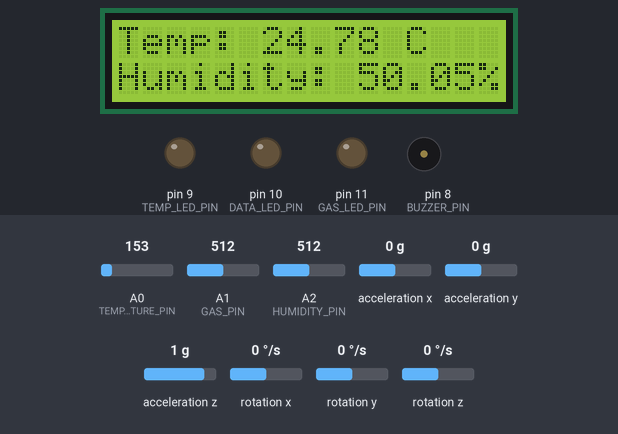
A sketch run on a simulated Arduino Uno, built with avr-gcc and run on an emulated ATmega328P. Parts: 16×2 character LCD, output pins drawn as LEDs (lit = HIGH), buzzer (waves = sounding, pin HIGH). Inputs (shaded band) come from the test bench; at power-on: A0 (TEMPERATURE_PIN) = 153, A1 (GAS_PIN) = 512, A2 (HUMIDITY_PIN) = 512, acceleration x 0 g, acceleration y 0 g, acceleration z 1 g, rotation x 0 °/s, rotation y 0 °/s, rotation z 0 °/s. What the sketch prints to the serial monitor is not drawn.

Above: at 1.3 s.
1.4 s: A0 (TEMPERATURE_PIN) set to 188
At 6.1 s:
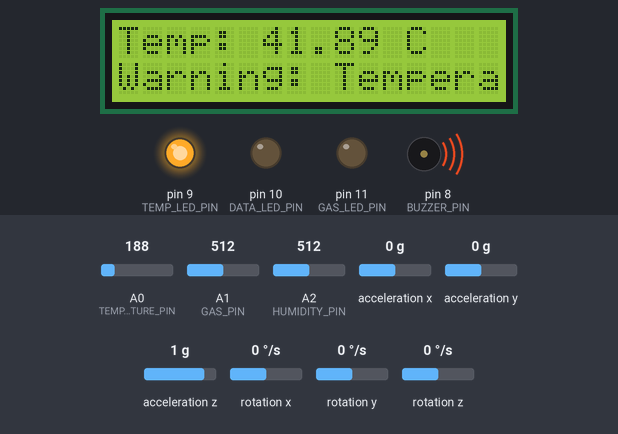
10.9 s: A1 (GAS_PIN) set to 605
14.7 s: A1 (GAS_PIN) set to 623
At 17.2 s:
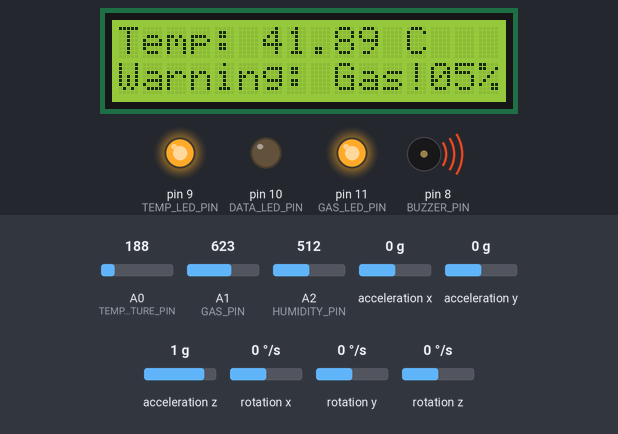
23.5 s: A0 (TEMPERATURE_PIN) set to 165
At 26.9 s:
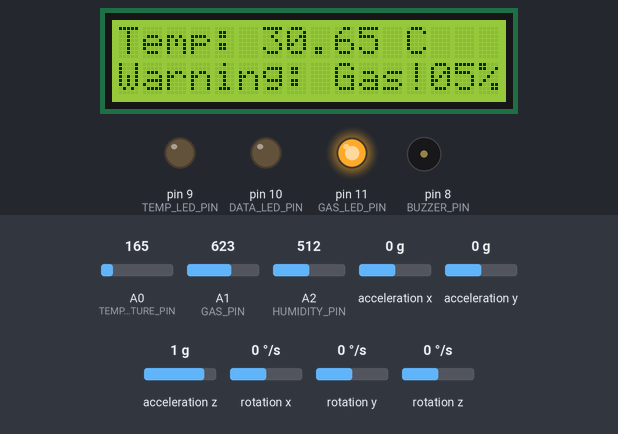
31.8 s: A2 (HUMIDITY_PIN) set to 716
At 34.3 s:
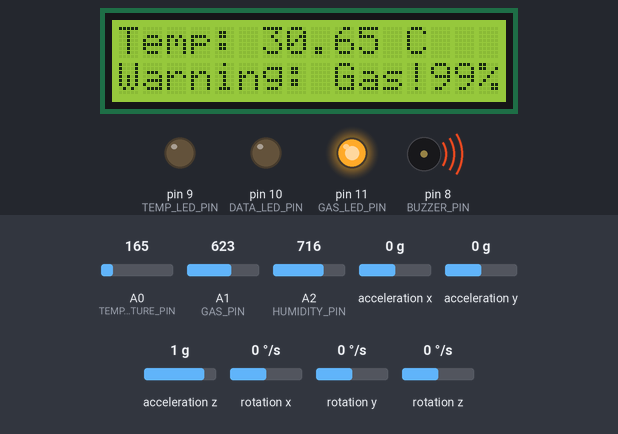
36.0 s: A2 (HUMIDITY_PIN) set to 992
At 39.5 s:
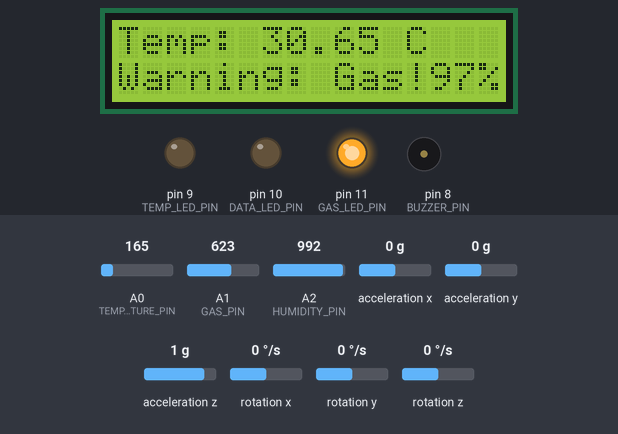
Timing chart, 0 to 41.0 s (numbered marks = the images above; inputs shaded):
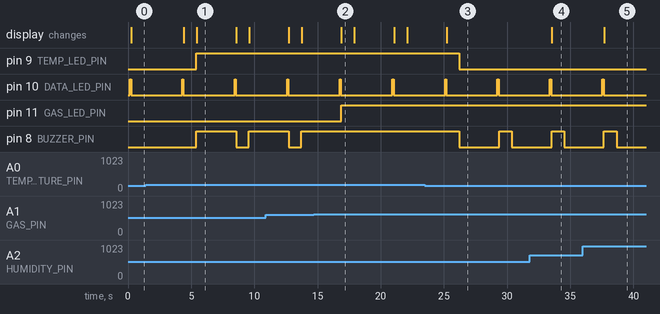

Measured:
- the behaviour switches between 173 and 174 on A0 (TEMPERATURE_PIN) (found by bisection; images 0 and 1)
- the behaviour switches between 613 and 614 on A1 (GAS_PIN) (found by bisection; images 1 and 2)
- after the input at 1.4 s, pin 9 (TEMP_LED_PIN): LOW → HIGH after 4.0 s; pin 8 (BUZZER_PIN): LOW → HIGH after 4.0 s, → LOW 3.2 s later, → HIGH 1.0 s later; the display: first changes after 3.0 s (image 1 shows a later state)
- after the input at 14.7 s, pin 11 (GAS_LED_PIN): LOW → HIGH after 2.2 s; pin 8 (BUZZER_PIN): stops changing and stays HIGH; the display: changes after 2.2 s (image 2)
- after the input at 23.5 s, pin 9 (TEMP_LED_PIN): HIGH → LOW after 2.7 s; pin 8 (BUZZER_PIN): HIGH → LOW after 2.7 s, → HIGH 3.1 s later, → LOW 1.0 s later; the display: changes after 1.7 s (image 3)
- after the input at 31.8 s, the display: changes after 1.7 s (image 4)
- after the input at 36.0 s, the display: changes after 1.7 s (image 5)
- by itself, pin 10 (DATA_LED_PIN): alternates HIGH for 0.10 s and LOW for 4.1 s

The sketch:

arduino_3.ino
```cpp
#include <Wire.h>
#include <LiquidCrystal_I2C.h>
#include <MPU6050.h>

#define TEMPERATURE_PIN A0
#define GAS_PIN A1
#define HUMIDITY_PIN 2
//#define DHT_PIN 2
//#define DHT_TYPE DHT11
#define BUZZER_PIN 8
#define TEMP_LED_PIN 9
#define DATA_LED_PIN 10
#define GAS_LED_PIN 11

LiquidCrystal_I2C lcd(0x27, 16, 2);  // Set the LCD address to 0x27 for a 16 chars and 2 line display
MPU6050 mpu;
//DHT dht(DHT_PIN, DHT_TYPE);

int16_t ax, ay, az;
int16_t gx, gy, gz;

void setup() {
  Serial.begin(9600);
  lcd.init();  // Initialize the LCD
  lcd.backlight(); // Turn on the backlight
  lcd.begin(16, 2); // Specify the number of columns and rows
  pinMode(BUZZER_PIN, OUTPUT);
  pinMode(TEMP_LED_PIN, OUTPUT);
  pinMode(DATA_LED_PIN, OUTPUT);
  pinMode(GAS_LED_PIN, OUTPUT);
  digitalWrite(TEMP_LED_PIN, LOW);
  digitalWrite(DATA_LED_PIN, LOW);
  digitalWrite(GAS_LED_PIN, LOW);

  Wire.begin();
  mpu.initialize();
  if (mpu.testConnection()) {
    Serial.println("MPU6050 Connection successful");
  } else {
    Serial.println("MPU Connection failed");
  }
}

void loop() {
  float temperature = getTemperature();
  float humidity = getHumidity();
  float gas = getGas();
  bool fallDetected = checkForFall();

  // Format the data string in the required format
  String data = "field1=" + String(temperature) + "&field2=" + String(humidity) + "&field3=" + String(gas) + "&field4=" + String(fallDetected ? "1" : "0");

  // Send sensor data over serial to NodeMCU
  Serial.println(data);

  // Indicate data transmission
  digitalWrite(DATA_LED_PIN, HIGH);
  delay(100);
  digitalWrite(DATA_LED_PIN, LOW);

  lcd.clear();
  lcd.setCursor(0, 0);
  lcd.print("Temp: ");
  lcd.print(temperature);
  lcd.print(" C");

  lcd.setCursor(0, 1);
  lcd.print("Humidity: ");
  lcd.print(humidity);
  lcd.print("%");

  if (gas > 3) {
    digitalWrite(BUZZER_PIN, HIGH);
    digitalWrite(GAS_LED_PIN, HIGH);
    lcd.setCursor(0, 1);
    lcd.print("Warning: Gas!");
  } else {
    digitalWrite(BUZZER_PIN, LOW);
    digitalWrite(GAS_LED_PIN, LOW);
  }

  delay(1000);

  // Temperature check
  if (temperature > 35) {
    digitalWrite(BUZZER_PIN, HIGH);
    digitalWrite(TEMP_LED_PIN, HIGH);
    lcd.setCursor(0, 1);
    lcd.print("Warning: Temperature!");
  } else {
    digitalWrite(BUZZER_PIN, LOW);
    digitalWrite(TEMP_LED_PIN, LOW);
  }

  delay(2000);

  // Fall Detection
  if (fallDetected) {
    lcd.clear();
    lcd.setCursor(0, 0);
    lcd.print("Warning: Fall!");
    digitalWrite(BUZZER_PIN, HIGH);
  }

  delay(1000);
}

float getTemperature() {
  int sensorValue = analogRead(TEMPERATURE_PIN);
  float voltage = sensorValue * (5.0 / 1023.0);
  float temperatureC = (voltage - 0.5) * 100;
  if(temperatureC < 0){
      return temperatureC * -1;
    }
  return temperatureC ;
}

float getHumidity() {
  int sensorValue = analogRead(HUMIDITY_PIN);
  float voltage = sensorValue * (5.0 / 1023.0);
  float humidity = voltage * 100 / 5; // Assuming humidity sensor outputs 0-5V
  return humidity;
}

float getGas() {
  int sensorValue = analogRead(GAS_PIN);
  float voltage = sensorValue * (5.0 / 1023.0);
  return voltage;
}

bool checkForFall() {
  mpu.getMotion6(&ax, &ay, &az, &gx, &gy, &gz);
  int threshold = 25000; // change according to your use case
  if (abs(ax) > threshold || abs(ay) > threshold || abs(az) > threshold) {
    return true;
  }
  return false;
}
```
